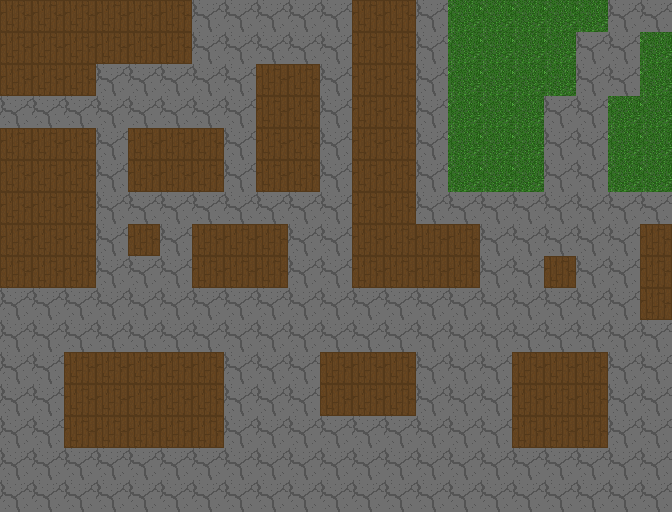

Tiled map render using the project's own tile images. Description and the map definition, with tile-layer contents summarised, below:
An orthogonal 21x16 tile map with 32x32 px tiles, 1 tile layer (Map) and 28 objects (14x building, 9x bottle, 3x enemy, 2x portal).

<map version="1.4" tiledversion="1.4.3" orientation="orthogonal" renderorder="right-down" width="21" height="16" tilewidth="32" tileheight="32" infinite="0" nextlayerid="8" nextobjectid="86">
 <tileset firstgid="1" source="../textures/spritesheets/tileset.tsx" />
 <layer id="1" name="Map" width="21" height="16">
  <data>[336 cells, 336 non-empty, 3 distinct tile ids]</data>
 </layer>
 <objectgroup id="4" name="Buildings" visible="0">
  <object id="24" name="House of Freya" type="building" x="0" y="0" width="96" height="96" />
  <object id="25" name="Dwarven Workshop" type="building" x="0" y="128" width="96" height="160" />
  <object id="26" name="Valhalla Pub" type="building" x="64" y="352" width="160" height="96" />
  <object id="28" name="Unnamed" type="building" x="128" y="224" width="32" height="32" />
  <object id="30" name="House of Loki" type="building" x="128" y="128" width="96" height="64" />
  <object id="31" name="Unnamed" type="building" x="256" y="64" width="64" height="128" />
  <object id="32" name="Shop" type="building" x="192" y="224" width="96" height="64" />
  <object id="33" name="House of Odin" type="building" x="320" y="352" width="96" height="64" />
  <object id="34" name="Alchemist" type="building" x="512" y="352" width="96" height="96" />
  <object id="35" name="Guard Barracks" type="building" x="352" y="0" width="64" height="224" />
  <object id="36" name="Helmdallars House" type="building" x="352" y="224" width="128" height="64" />
  <object id="37" name="House of Sif" type="building" x="640" y="224" width="32" height="96" />
  <object id="38" name="Unnamed" type="building" x="544" y="256" width="32" height="32" />
  <object id="39" name="Unnamed" type="building" x="96" y="0" width="96" height="64" />
 </objectgroup>
 <objectgroup id="6" name="Entities">
  <object id="71" name="Bottle" type="bottle" x="0" y="416" width="32" height="32" />
  <object id="72" name="Bottle" type="bottle" x="416" y="480" width="32" height="32" />
  <object id="73" name="Bottle" type="bottle" x="512" y="288" width="32" height="32" />
  <object id="74" name="Bottle" type="bottle" x="544" y="128" width="32" height="32" />
  <object id="75" name="Bottle" type="bottle" x="608" y="32" width="32" height="32" />
  <object id="76" name="Bottle" type="bottle" x="192" y="32" width="32" height="32" />
  <object id="77" name="Bottle" type="bottle" x="192" y="480" width="32" height="32" />
  <object id="78" name="Bottle" type="bottle" x="96" y="288" width="32" height="32" />
  <object id="79" name="Bottle" type="bottle" x="640" y="448" width="32" height="32" />
  <object id="80" name="Enemy" type="enemy" x="320" y="160" width="32" height="32" />
  <object id="81" name="Enemy" type="enemy" x="256" y="384" width="32" height="32" />
  <object id="82" name="Enemy" type="enemy" x="448" y="352" width="32" height="32" />
 </objectgroup>
 <objectgroup id="7" name="Portals">
  <object id="84" name="District 2" type="portal" x="256" y="0" width="64" height="16">
   <properties>
    <property name="scene_id" type="int" value="0" />
    <property name="show" type="bool" value="true" />
   </properties>
  </object>
  <object id="85" name="Main Gate" type="portal" x="320" y="496" width="64" height="16">
   <properties>
    <property name="scene_id" type="int" value="2" />
    <property name="show" type="bool" value="false" />
   </properties>
  </object>
 </objectgroup>
</map>
